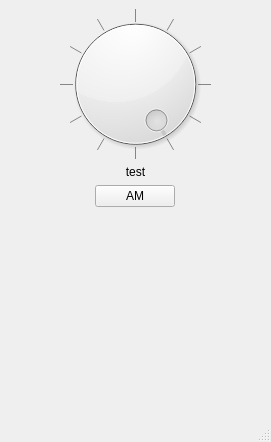
<?xml version="1.0" encoding="UTF-8"?>
<ui version="4.0">
 <class>MainWindow</class>
 <widget class="QMainWindow" name="MainWindow">
  <property name="geometry">
   <rect>
    <x>0</x>
    <y>0</y>
    <width>271</width>
    <height>442</height>
   </rect>
  </property>
  <property name="windowTitle">
   <string>PCStopper</string>
  </property>
  <widget class="QWidget" name="centralwidget">
   <layout class="QVBoxLayout" name="verticalLayout">
    <property name="sizeConstraint">
     <enum>QLayout::SetDefaultConstraint</enum>
    </property>
    <item>
     <widget class="QDial" name="dial">
      <property name="sizePolicy">
       <sizepolicy hsizetype="Preferred" vsizetype="Preferred">
        <horstretch>0</horstretch>
        <verstretch>0</verstretch>
       </sizepolicy>
      </property>
      <property name="minimumSize">
       <size>
        <width>0</width>
        <height>150</height>
       </size>
      </property>
      <property name="baseSize">
       <size>
        <width>2</width>
        <height>0</height>
       </size>
      </property>
      <property name="cursor">
       <cursorShape>ClosedHandCursor</cursorShape>
      </property>
      <property name="autoFillBackground">
       <bool>false</bool>
      </property>
      <property name="minimum">
       <number>0</number>
      </property>
      <property name="maximum">
       <number>12</number>
      </property>
      <property name="pageStep">
       <number>1</number>
      </property>
      <property name="value">
       <number>11</number>
      </property>
      <property name="sliderPosition">
       <number>11</number>
      </property>
      <property name="tracking">
       <bool>true</bool>
      </property>
      <property name="orientation">
       <enum>Qt::Horizontal</enum>
      </property>
      <property name="invertedAppearance">
       <bool>false</bool>
      </property>
      <property name="invertedControls">
       <bool>false</bool>
      </property>
      <property name="wrapping">
       <bool>true</bool>
      </property>
      <property name="notchTarget">
       <double>1.000000000000000</double>
      </property>
      <property name="notchesVisible">
       <bool>true</bool>
      </property>
     </widget>
    </item>
    <item>
     <widget class="QLabel" name="labelDialValue">
      <property name="maximumSize">
       <size>
        <width>16777212</width>
        <height>16777215</height>
       </size>
      </property>
      <property name="baseSize">
       <size>
        <width>0</width>
        <height>0</height>
       </size>
      </property>
      <property name="text">
       <string>test</string>
      </property>
      <property name="textFormat">
       <enum>Qt::PlainText</enum>
      </property>
      <property name="alignment">
       <set>Qt::AlignHCenter|Qt::AlignTop</set>
      </property>
     </widget>
    </item>
    <item>
     <layout class="QHBoxLayout" name="horizontalLayout">
      <item alignment="Qt::AlignHCenter|Qt::AlignVCenter">
       <widget class="QPushButton" name="pushButton_2">
        <property name="text">
         <string>AM</string>
        </property>
       </widget>
      </item>
     </layout>
    </item>
    <item>
     <spacer name="verticalSpacer">
      <property name="orientation">
       <enum>Qt::Vertical</enum>
      </property>
      <property name="sizeHint" stdset="0">
       <size>
        <width>20</width>
        <height>40</height>
       </size>
      </property>
     </spacer>
    </item>
   </layout>
  </widget>
  <widget class="QMenuBar" name="menubar">
   <property name="geometry">
    <rect>
     <x>0</x>
     <y>0</y>
     <width>271</width>
     <height>21</height>
    </rect>
   </property>
  </widget>
  <widget class="QStatusBar" name="statusbar"/>
 </widget>
 <resources/>
 <connections/>
</ui>
